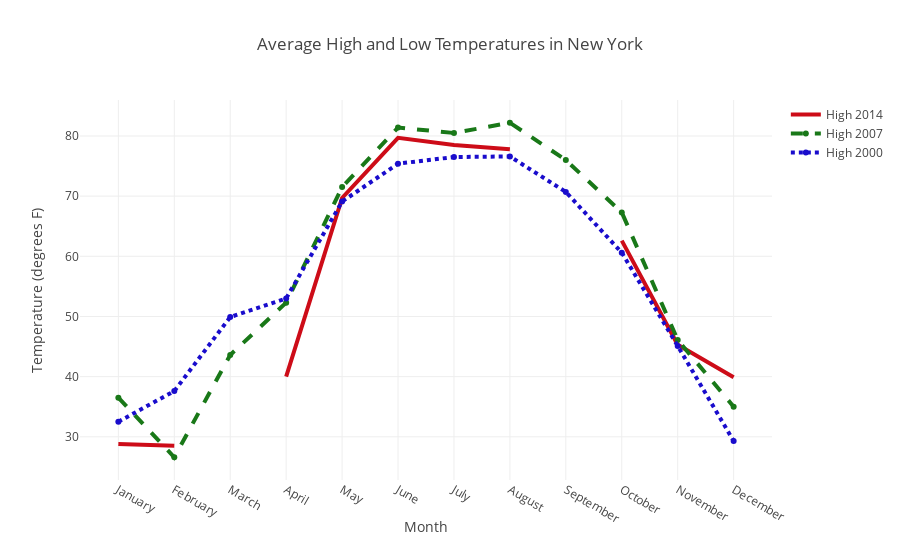

This figure's notebook cell:
### Markdown cell above
# Basic Line Plots

### Code cell
month = ['January', 'February', 'March', 'April', 'May', 'June', 'July', 'August', 'September', 'October', 'November', 'December']
high_2000 = [32.5, 37.6, 49.9, 53.0, 69.1, 75.4, 76.5, 76.6, 70.7, 60.6, 45.1, 29.3]
high_2007 = [36.5, 26.6, 43.6, 52.3, 71.5, 81.4, 80.5, 82.2, 76.0, 67.3, 46.1, 35.0]
high_2014 = [28.8, 28.5, None, 40.0, 69.7, 79.7, 78.5, 77.8, None, 62.6, 45.3, 39.9]

trace0 = go.Scatter(
    x = month,
    y = high_2014,
    name = 'High 2014',
    # 默认为lines
    mode = 'lines',    
    # 是否连接Gap，图中红色会有缺失部分
    connectgaps = False,
    # 是否显示legend
    showlegend = True,
    # 设置线的样式
    line = dict(
        color='rgb(205, 12, 24)', 
        width=4
    )
)
trace1 = go.Scatter(
    x = month,
    y = high_2007,
    name = 'High 2007',
    line = dict(
        color='rgb(25, 120, 24)', 
        width=4, 
        dash='dash'
        # dash options include 'dash', 'dot', and 'dashdot'
    ) 
)
trace2 = go.Scatter(
    x = month,
    y = high_2000,
    name = 'High 2000',
    line = dict(
        color='rgb(25, 12, 204)', 
        width=4, 
        dash='dot'
    )
)

data = [trace0, trace1, trace2]
layout = dict(
    title = 'Average High and Low Temperatures in New York',
    xaxis = dict(title = 'Month'),
    yaxis = dict(title = 'Temperature (degrees F)'),
)
fig = dict(data=data, layout=layout)
plotly.offline.iplot(fig, filename='styled-line')

### Figure 1 — Plotly figure (JSON) as saved in the notebook; plotly's stock layout.template omitted (floating-point values rounded to 4 significant figures)
{"data": [{"connectgaps": false, "line": {"color": "rgb(205, 12, 24)", "width": 4}, "mode": "lines", "name": "High 2014", "showlegend": true, "type": "scatter", "uid": "2c78497a-5d08-49bb-ac60-dd8ae8bd729a", "x": ["January", "February", "March", "April", "May", "June", "July", "August", "September", "October", "November", "December"], "y": [28.8, 28.5, null, 40, 69.7, 79.7, 78.5, 77.8, null, 62.6, 45.3, 39.9]}, {"line": {"color": "rgb(25, 120, 24)", "dash": "dash", "width": 4}, "name": "High 2007", "type": "scatter", "uid": "5ad15ae3-029a-4176-80e4-ab4357cc8196", "x": ["January", "February", "March", "April", "May", "June", "July", "August", "September", "October", "November", "December"], "y": [36.5, 26.6, 43.6, 52.3, 71.5, 81.4, 80.5, 82.2, 76, 67.3, 46.1, 35]}, {"line": {"color": "rgb(25, 12, 204)", "dash": "dot", "width": 4}, "name": "High 2000", "type": "scatter", "uid": "b3ab7e90-cbef-4ba0-974a-037b28e073bf", "x": ["January", "February", "March", "April", "May", "June", "July", "August", "September", "October", "November", "December"], "y": [32.5, 37.6, 49.9, 53, 69.1, 75.4, 76.5, 76.6, 70.7, 60.6, 45.1, 29.3]}], "layout": {"title": "Average High and Low Temperatures in New York", "xaxis": {"title": "Month"}, "yaxis": {"title": "Temperature (degrees F)"}}}
